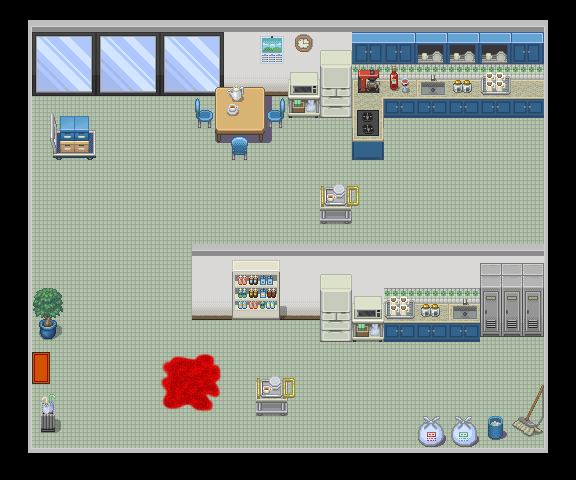

This is a level from a 2D game, rendered from its Tiled map with the project's own tilesets. A one-line summary and the complete map file follow:
An orthogonal 18x15 tile map with 32x32 px tiles, 6 tile layers (Layer 1, Layer 2, Layer 3, Doors, ...), 2 hidden layers not drawn, 2 tilesets and 2 objects (Exit, Entry).

<map version="1.0" orientation="orthogonal" renderorder="left-down" width="18" height="15" tilewidth="32" tileheight="32" nextobjectid="3">
 <properties>
  <property name="hasSecretDoor" type="bool" value="false" />
  <property name="id" type="int" value="3" />
  <property name="name" value="Kitchen" />
 </properties>
 <tileset firstgid="1" name="tileset2" tilewidth="32" tileheight="32" tilecount="459" columns="17">
  <image source="tileset2.png" width="544" height="864" />
 </tileset>
 <tileset firstgid="460" name="meta" tilewidth="32" tileheight="32" spacing="1" tilecount="3" columns="3">
  <image source="metaTile.png" width="98" height="32" />
  <tile id="0">
   <properties>
    <property name="collidable" type="bool" value="true" />
   </properties>
  </tile>
  <tile id="1">
   <properties>
    <property name="hidingSpot" type="bool" value="true" />
   </properties>
  </tile>
 </tileset>
 <layer name="Layer 1" width="18" height="15">
  <data encoding="csv">
2147483739,57,57,57,57,57,57,57,57,57,57,57,57,57,57,57,57,91,
54,197,198,197,198,197,198,21,21,21,21,21,21,21,21,21,22,2147483702,
54,214,215,214,215,214,215,38,38,38,38,38,38,38,38,38,39,2147483702,
54,52,52,52,52,52,52,52,52,52,52,52,52,52,52,52,52,2147483702,
54,52,52,52,52,52,52,52,52,52,52,52,52,52,52,52,52,2147483702,
54,52,52,52,52,52,52,52,52,52,52,52,52,52,52,52,52,2147483702,
54,52,52,52,52,52,52,52,52,52,52,52,52,52,52,52,52,2147483702,
54,52,52,52,52,52,52,52,52,52,52,52,52,52,52,52,52,2147483702,
54,52,52,52,52,52,21,21,21,21,21,21,21,21,21,21,21,2147483702,
54,52,52,52,52,52,38,38,38,38,38,38,38,38,38,38,38,2147483702,
54,52,52,52,52,52,52,52,52,52,52,52,52,52,52,52,52,2147483702,
54,52,52,52,52,52,52,52,52,52,52,52,52,52,52,52,52,2147483702,
54,52,52,52,52,52,52,52,52,52,52,52,52,52,52,52,52,2147483702,
54,52,52,52,52,52,52,52,52,52,52,52,52,52,52,52,52,2147483702,
2147483704,55,55,55,55,55,55,55,55,55,55,55,55,55,55,55,55,56
</data>
 </layer>
 <layer name="Layer 2" width="18" height="15">
  <data encoding="csv">
0,0,0,0,0,0,0,0,0,0,0,0,0,0,0,0,0,0,
0,0,0,0,0,0,0,0,29,12,14,15,16,17,17,17,16,0,
0,0,0,0,0,0,273,274,275,30,31,32,33,34,33,33,33,0,
0,222,223,0,0,0,290,291,292,47,48,49,50,51,50,50,50,0,
0,239,240,0,0,0,307,308,309,0,0,66,0,0,0,0,0,0,
0,0,0,0,0,0,0,0,0,0,0,127,0,0,0,0,0,0,
0,0,0,0,0,0,0,0,0,0,143,144,0,0,0,0,0,0,
0,0,0,0,0,0,0,0,0,0,0,0,0,0,0,0,0,0,
0,0,0,0,0,0,0,193,194,0,14,0,0,0,0,237,238,0,
0,0,0,0,0,0,0,210,211,0,31,30,33,33,34,254,255,0,
0,62,0,0,0,0,0,0,0,0,48,47,50,50,51,271,272,0,
0,0,0,0,0,0,0,0,0,127,0,0,0,0,0,0,0,0,
0,0,0,0,0,0,0,0,143,144,0,0,0,0,0,0,97,0,
0,115,0,0,0,0,0,0,0,0,0,0,0,447,430,226,114,0,
0,0,0,0,0,0,0,0,0,0,0,0,0,0,0,0,0,0
</data>
 </layer>
 <layer name="Layer 3" width="18" height="15">
  <data encoding="csv">
0,0,0,0,0,0,0,0,0,0,0,0,0,0,0,0,0,0,
0,0,0,0,0,0,0,0,0,0,0,0,0,0,0,0,0,0,
0,0,0,0,0,0,0,64,0,0,0,67,242,0,68,65,0,0,
0,0,0,0,0,0,2147483719,81,71,0,0,0,0,0,0,0,0,0,
0,0,0,0,0,0,0,69,0,0,0,0,0,0,0,0,0,0,
0,0,0,0,0,0,0,0,0,0,0,0,0,0,0,0,0,0,
0,0,0,0,0,0,0,0,0,0,0,0,0,0,0,0,0,0,
0,0,0,0,0,0,0,0,0,0,0,0,0,0,0,0,0,0,
0,0,0,0,0,0,0,0,0,0,0,0,0,0,0,0,0,0,
0,0,0,0,0,0,0,0,0,0,0,0,65,68,0,0,0,0,
0,0,0,0,0,0,0,0,0,0,0,0,0,0,0,0,0,0,
0,0,0,0,0,0,0,0,0,0,0,0,0,0,0,0,0,0,
0,0,0,0,0,0,0,0,0,0,0,0,0,0,0,0,0,0,
0,0,0,0,0,0,0,0,0,0,0,0,0,0,0,0,0,0,
0,0,0,0,0,0,0,0,0,0,0,0,0,0,0,0,0,0
</data>
 </layer>
 <layer name="Doors" width="18" height="15">
  <data encoding="csv">
0,0,0,0,0,0,0,0,0,0,0,0,0,0,0,0,0,0,
0,0,0,0,0,0,0,0,0,0,0,0,0,0,0,0,0,0,
0,0,0,0,0,0,0,0,0,0,0,0,0,0,0,0,0,0,
0,0,0,0,0,0,0,0,0,0,0,0,0,0,0,0,0,0,
0,0,0,0,0,0,0,0,0,0,0,0,0,0,0,0,0,0,
0,0,0,0,0,0,0,0,0,0,0,0,0,0,0,0,0,0,
0,0,0,0,0,0,0,0,0,0,0,0,0,0,0,0,0,0,
0,0,0,0,0,0,0,0,0,0,0,0,0,0,0,0,0,0,
0,0,0,0,0,0,0,0,0,0,0,0,0,0,0,0,0,0,
0,0,0,0,0,0,0,0,0,0,0,0,0,0,0,0,0,0,
0,0,0,0,0,0,0,0,0,0,0,0,0,0,0,0,0,0,
0,25,0,0,0,0,0,0,0,0,0,0,0,0,0,0,0,0,
0,0,0,0,0,0,0,0,0,0,0,0,0,0,0,0,0,0,
0,0,0,0,0,0,0,0,0,0,0,0,0,0,0,0,0,0,
0,0,0,0,0,0,0,0,0,0,0,0,0,0,0,0,0,0
</data>
 </layer>
 <layer name="Blood" width="18" height="15">
  <data encoding="csv">
0,0,0,0,0,0,0,0,0,0,0,0,0,0,0,0,0,0,
0,0,0,0,0,0,0,0,0,0,0,0,0,0,0,0,0,0,
0,0,0,0,0,0,0,0,0,0,0,0,0,0,0,0,0,0,
0,0,0,0,0,0,0,0,0,0,0,0,0,0,0,0,0,0,
0,0,0,0,0,0,0,0,0,0,0,0,0,0,0,0,0,0,
0,0,0,0,0,0,0,0,0,0,0,0,0,0,0,0,0,0,
0,0,0,0,0,0,0,0,0,0,0,0,0,0,0,0,0,0,
0,0,0,0,0,0,0,0,0,0,0,0,0,0,0,0,0,0,
0,0,0,0,0,0,0,0,0,0,0,0,0,0,0,0,0,0,
0,0,0,0,0,0,0,0,0,0,0,0,0,0,0,0,0,0,
0,0,0,0,0,0,0,0,0,0,0,0,0,0,0,0,0,0,
0,0,0,0,0,426,427,0,0,0,0,0,0,0,0,0,0,0,
0,0,0,0,0,443,444,0,0,0,0,0,0,0,0,0,0,0,
0,0,0,0,0,0,0,0,0,0,0,0,0,0,0,0,0,0,
0,0,0,0,0,0,0,0,0,0,0,0,0,0,0,0,0,0
</data>
 </layer>
 <layer name="Over Player" width="18" height="15">
  <data encoding="csv">
0,0,0,0,0,0,0,0,0,0,0,0,0,0,0,0,0,0,
0,0,0,0,0,0,0,0,0,0,0,0,0,0,0,0,0,0,
0,0,0,0,0,0,0,0,0,0,0,0,0,0,0,0,0,0,
0,0,0,0,0,0,0,0,0,0,0,0,0,0,0,0,0,0,
0,0,0,0,0,0,0,0,0,0,0,0,0,0,0,0,0,0,
0,0,0,0,0,0,0,0,0,0,126,0,0,0,0,0,0,0,
0,0,0,0,0,0,0,0,0,0,0,0,0,0,0,0,0,0,
0,0,0,0,0,0,57,57,57,57,57,57,57,57,57,57,57,0,
0,0,0,0,0,0,0,0,0,0,0,0,0,0,0,0,0,0,
0,45,0,0,0,0,0,0,0,0,0,0,0,0,0,0,0,0,
0,0,0,0,0,0,0,0,0,0,0,0,0,0,0,0,0,0,
0,0,0,0,0,0,0,0,126,0,0,0,0,0,0,0,0,0,
0,98,0,0,0,0,0,0,0,0,0,0,0,0,0,0,0,0,
0,0,0,0,0,0,0,0,0,0,0,0,0,0,0,0,0,0,
0,0,0,0,0,0,0,0,0,0,0,0,0,0,0,0,0,0
</data>
 </layer>
 <layer name="Collision" width="18" height="15" visible="0">
  <data encoding="csv">
460,460,460,460,460,460,460,460,460,460,460,460,460,460,460,460,460,460,
460,460,460,460,460,460,460,460,460,460,460,460,460,460,460,460,460,460,
460,460,460,460,460,460,460,460,460,460,460,460,460,460,460,460,460,460,
460,0,0,0,0,0,460,460,460,0,0,460,0,0,0,0,0,460,
460,460,460,0,0,0,0,460,0,0,0,460,0,0,0,0,0,460,
460,0,0,0,0,0,0,0,0,0,0,0,0,0,0,0,0,460,
460,0,0,0,0,0,0,0,0,0,460,0,0,0,0,0,0,460,
460,0,0,0,0,0,0,0,0,0,0,0,0,0,0,0,0,460,
460,0,0,0,0,0,460,460,460,460,460,460,460,460,460,460,460,460,
460,0,0,0,0,0,460,460,460,460,460,460,460,460,460,460,460,460,
460,460,0,0,0,0,0,0,0,0,0,0,0,0,0,0,0,460,
460,0,0,0,0,0,0,0,0,0,0,0,0,0,0,0,0,460,
460,0,0,0,0,0,0,0,460,0,0,0,0,0,0,0,460,460,
460,460,0,0,0,0,0,0,0,0,0,0,0,460,460,460,460,460,
460,460,460,460,460,460,460,460,460,460,460,460,460,460,460,460,460,460
</data>
 </layer>
 <layer name="HidingSpot" width="18" height="15" visible="0">
  <data encoding="csv">
0,0,0,0,0,0,0,0,0,0,0,0,0,0,0,0,0,0,
0,0,0,0,0,0,0,0,0,0,0,0,0,0,0,0,0,0,
0,0,0,0,0,0,0,0,0,0,0,0,0,0,0,0,0,0,
0,0,0,0,0,0,0,0,0,0,0,0,0,0,0,0,0,0,
0,0,0,0,0,0,0,0,0,0,0,0,0,0,0,0,0,0,
0,0,0,0,0,0,0,0,0,0,0,0,0,0,0,0,0,0,
0,0,0,0,0,0,0,0,0,0,461,0,0,0,0,0,0,0,
0,0,0,0,0,0,0,0,0,0,0,0,0,0,0,0,0,0,
0,0,0,0,0,0,0,0,0,0,0,0,0,0,0,0,0,0,
0,0,0,0,0,0,0,461,0,0,0,0,0,0,0,0,0,0,
0,0,0,0,0,0,0,0,0,0,0,0,0,0,0,0,0,0,
0,0,0,0,0,0,0,0,0,0,0,0,0,0,0,0,0,0,
0,0,0,0,0,0,0,0,0,0,0,0,0,0,0,0,0,0,
0,0,0,0,0,0,0,0,0,0,0,0,0,461,0,0,0,0,
0,0,0,0,0,0,0,0,0,0,0,0,0,0,0,0,0,0
</data>
 </layer>
 <objectgroup name="Transition">
  <object id="1" name="toMainFoyer" type="Exit" x="0" y="352" width="32" height="32">
   <properties>
    <property name="connectedRoomId" type="int" value="0" />
    <property name="direction" value="WEST" />
   </properties>
  </object>
  <object id="2" name="fromMainFoyer" type="Entry" x="32" y="352" width="32" height="32">
   <properties>
    <property name="connectedRoomId" type="int" value="0" />
    <property name="direction" value="EAST" />
   </properties>
  </object>
 </objectgroup>
</map>
